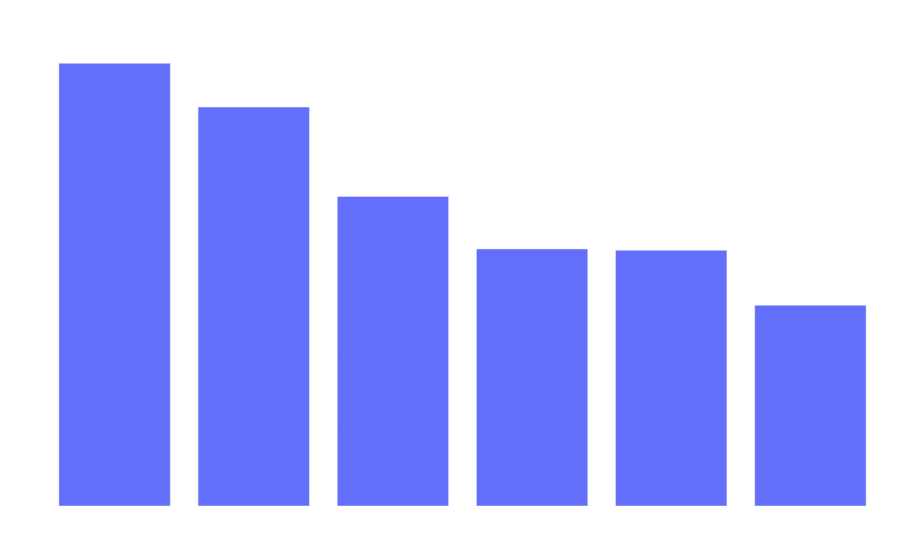

Notebook cell for this chart:
### Code cell
prom_rain.sort_values(ascending=False)

prom_rain_list = prom_rain.sort_values(ascending=False).reset_index().rename(columns={0:"prep"})
print(prom_rain_list)
fig = px.bar(prom_rain_list, x="city", y="prep", 
                        title=f"         Average precipitation per city ")
fig.update_layout(
        plot_bgcolor='rgba(0, 0, 0, 0)',
        paper_bgcolor='rgba(0, 0, 0, 0)',
        font=dict(color='white'),
        title_font=dict(color='white'),
        legend=dict(font=dict(color='white')),
        xaxis=dict(title='cities', color='white'),
        yaxis=dict(title='precipitation (L/m2)', color='white', gridcolor='rgba(255, 255, 255, 0.4)'),
        autosize=True,
        margin=dict(l=20, r=20, t=40, b=40)
    )
fig.show()

### Figure 1 — Plotly figure (JSON) as saved in the notebook; plotly's stock layout.template omitted (floating-point values rounded to 4 significant figures)
{"data": [{"hovertemplate": "city=%{x}<br>prep=%{y}<extra></extra>", "legendgroup": "", "marker": {"color": "#636efa", "pattern": {"shape": ""}}, "name": "", "orientation": "v", "showlegend": false, "textposition": "auto", "type": "bar", "x": ["Santiago de Compostela", "Pontevedra", "Vigo", "Lugo", "Coruña", "Ourense"], "xaxis": "x", "y": [5.783, 5.211, 4.043, 3.358, 3.34, 2.622], "yaxis": "y"}], "layout": {"autosize": true, "barmode": "relative", "font": {"color": "white"}, "legend": {"font": {"color": "white"}, "tracegroupgap": 0}, "margin": {"b": 40, "l": 20, "r": 20, "t": 40}, "paper_bgcolor": "rgba(0, 0, 0, 0)", "plot_bgcolor": "rgba(0, 0, 0, 0)", "title": {"font": {"color": "white"}, "text": "         Average precipitation per city "}, "xaxis": {"anchor": "y", "color": "white", "domain": [0, 1], "title": {"text": "cities"}}, "yaxis": {"anchor": "x", "color": "white", "domain": [0, 1], "gridcolor": "rgba(255, 255, 255, 0.4)", "title": {"text": "precipitation (L/m2)"}}}}
